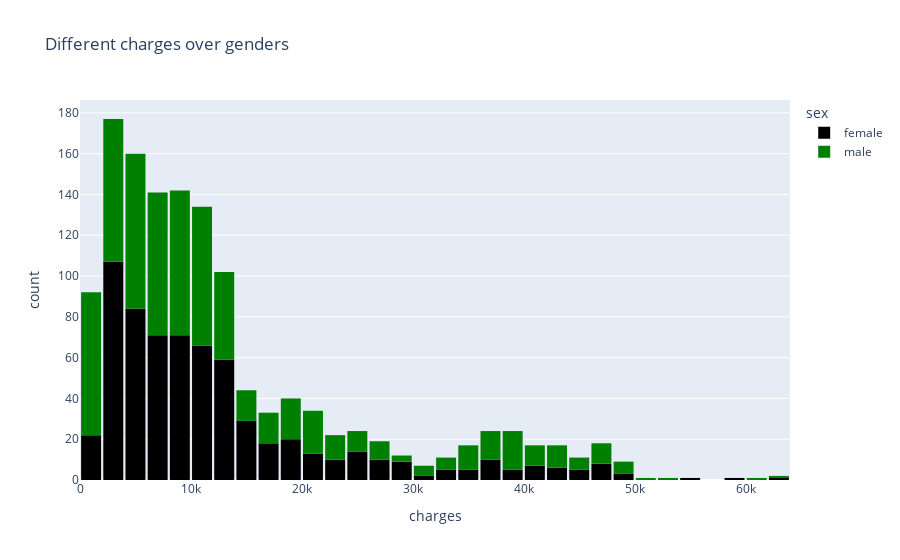

This figure's notebook cell:
### Code cell
fig = px.histogram(data,
                   x = 'charges',
                   color = 'sex',
                   color_discrete_sequence = ["black","green"],
                   title = 'Different charges over genders'
               
)
fig.update_layout(bargap=0.1)
fig.show()

### Figure 1 — Plotly figure (JSON) as saved in the notebook; plotly's stock layout.template omitted (floating-point values rounded to 4 significant figures; data arrays with more than 128 entries replaced by an {"elided": "..."} marker saying what was removed)
{"data": [{"alignmentgroup": "True", "bingroup": "x", "hovertemplate": "sex=female<br>charges=%{x}<br>count=%{y}<extra></extra>", "legendgroup": "female", "marker": {"color": "black", "pattern": {"shape": ""}}, "name": "female", "offsetgroup": "female", "orientation": "v", "showlegend": true, "type": "histogram", "x": {"elided": "662 float values"}, "xaxis": "x", "yaxis": "y"}, {"alignmentgroup": "True", "bingroup": "x", "hovertemplate": "sex=male<br>charges=%{x}<br>count=%{y}<extra></extra>", "legendgroup": "male", "marker": {"color": "green", "pattern": {"shape": ""}}, "name": "male", "offsetgroup": "male", "orientation": "v", "showlegend": true, "type": "histogram", "x": {"elided": "676 float values"}, "xaxis": "x", "yaxis": "y"}], "layout": {"bargap": 0.1, "barmode": "relative", "legend": {"title": {"text": "sex"}, "tracegroupgap": 0}, "title": {"text": "Different charges over genders"}, "xaxis": {"anchor": "y", "domain": [0, 1], "title": {"text": "charges"}}, "yaxis": {"anchor": "x", "domain": [0, 1], "title": {"text": "count"}}}}
